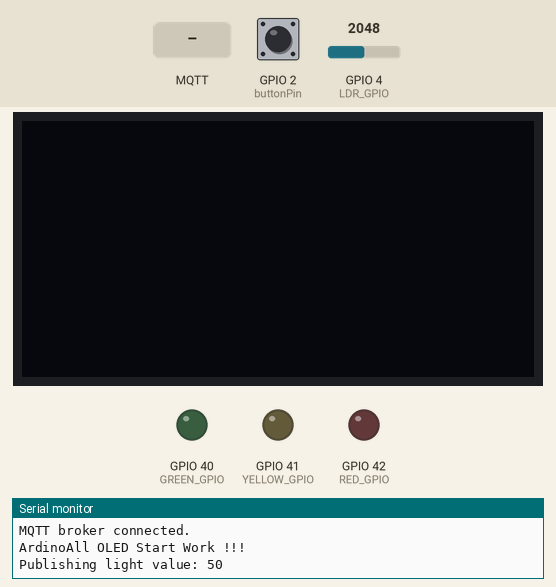
This sketch was run on a simulated ESP32. Parts: 128×64 one-colour display, output pins drawn as LEDs (lit = HIGH), the last lines printed to the serial monitor. Inputs (shaded band) come from the test bench; at power-on: GPIO 2 (buttonPin) HIGH, GPIO 4 (LDR_GPIO) = 2048. WiFi joins after 1.5 s; servers stay silent unless stated; no MQTT or app messages arrive unless stated.

Above: at 2.7 s.
2.8 s: MQTT message "1" arrives on the first subscribed topic
At 3.5 s:
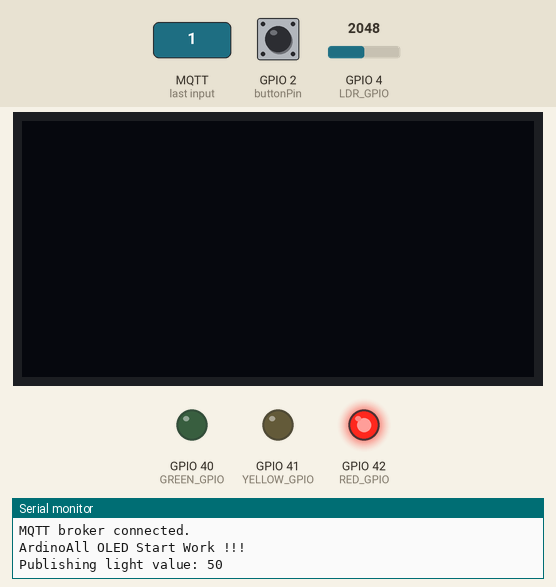
4.3 s: MQTT message "1" arrives on the second subscribed topic
At 4.7 s:
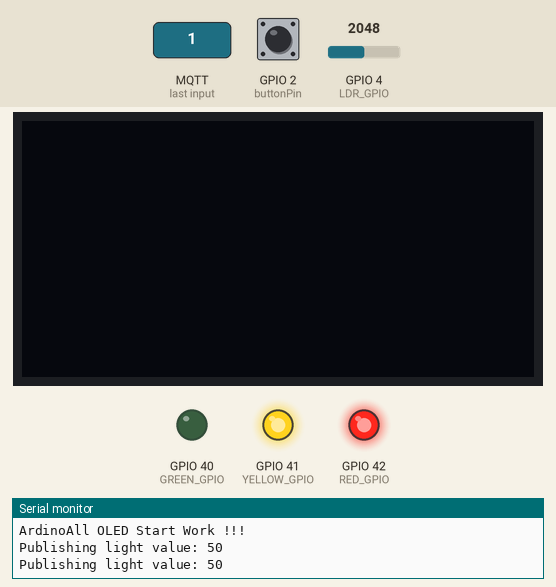
5.8 s: MQTT message "0" arrives on the first subscribed topic
At 7.0 s:
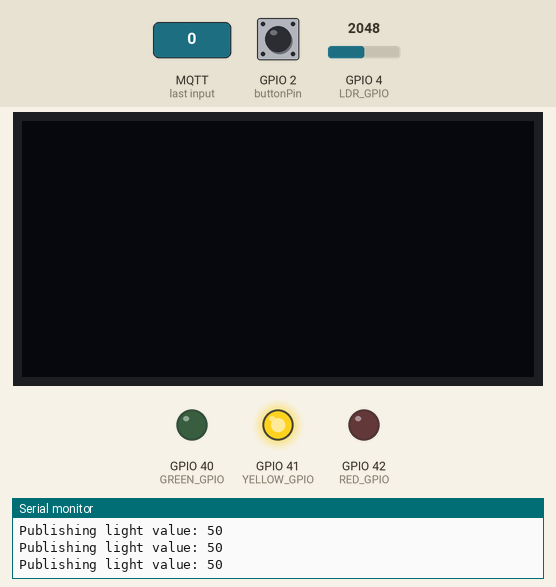
7.3 s: MQTT message "1" arrives on the third subscribed topic
At 8.1 s:
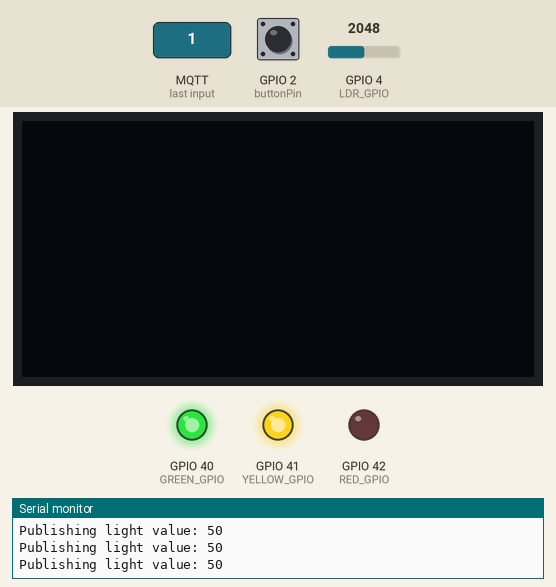
8.8 s: MQTT message "0" arrives on the second subscribed topic
At 9.3 s:
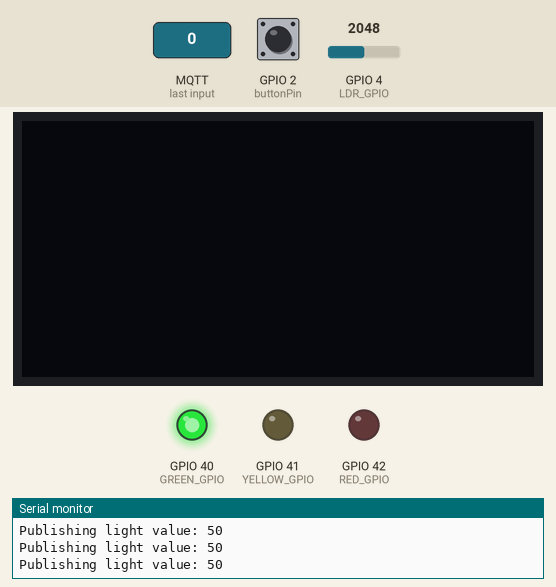
10.3 s: MQTT message "0" arrives on the third subscribed topic
At 11.7 s:
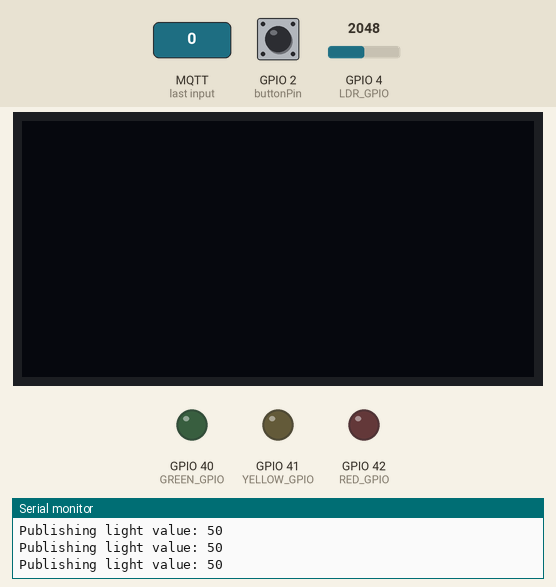
Timing chart, 0 to 12.8 s (numbered marks = the images above; inputs shaded):
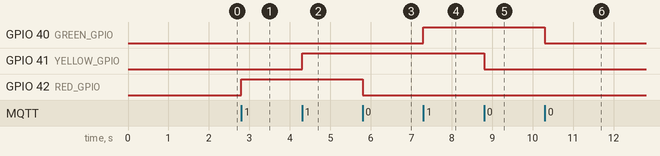

The sketch:

lab81.ino
```cpp
#include <WiFi.h>
#include <PubSubClient.h>
#include "config.h"
#include <SPI.h>
#include <Wire.h>
#include <Adafruit_GFX.h>
#include <Adafruit_SSD1306.h>
#define SCREEN_WIDTH 128 // pixel ความกว้าง
#define SCREEN_HEIGHT 64 // pixel ความสูง
Adafruit_SSD1306 OLED(SCREEN_WIDTH, SCREEN_HEIGHT, &Wire);

#define RED_GPIO       42
#define YELLOW_GPIO    41
#define GREEN_GPIO     40
#define LDR_GPIO       4
#define TOPIC_LIGHT    TOPIC_PREFIX "/light"
#define TOPIC_LED_RED  TOPIC_PREFIX "/led/red"
#define TOPIC_LED_YELLOW  TOPIC_PREFIX "/led/yellow"
#define TOPIC_LED_GREEN  TOPIC_PREFIX "/led/green"
#define TOPIC_MSG TOPIC_PREFIX "/display/text"
#define TOPIC_SW TOPIC_PREFIX "/switch"
const int buttonPin = 2;
int buttonState = 0;
int laststat = 0;
int ispress = 0;
WiFiClient wifiClient;
PubSubClient mqtt(MQTT_BROKER, 1883, wifiClient);
uint32_t last_publish;


void connect_wifi() {
  printf("WiFi MAC address is %s\n", WiFi.macAddress().c_str());
  printf("Connecting to WiFi %s.\n", WIFI_SSID);
  WiFi.mode(WIFI_STA);
  WiFi.begin(WIFI_SSID, WIFI_PASS);
  while (WiFi.status() != WL_CONNECTED) {
    printf(".");
    fflush(stdout);
    delay(500);
  }
  printf("\nWiFi connected.\n");
}


void connect_mqtt() {
  printf("Connecting to MQTT broker at %s.\n", MQTT_BROKER);
  if (!mqtt.connect("", MQTT_USER, MQTT_PASS)) {
    printf("Failed to connect to MQTT broker.\n");
    for (;;) {} // wait here forever
  }
  mqtt.setCallback(mqtt_callback);
  mqtt.subscribe(TOPIC_LED_RED);
  mqtt.subscribe(TOPIC_LED_YELLOW);
  mqtt.subscribe(TOPIC_LED_GREEN);
  mqtt.subscribe(TOPIC_MSG);
  mqtt.subscribe(TOPIC_SW);
  printf("MQTT broker connected.\n");
}


void mqtt_callback(char* topic, byte* payload, unsigned int length) {
  if (strcmp(topic, TOPIC_LED_RED) == 0) {
    payload[length] = 0; // null-terminate the payload to treat it as a string
    int value = atoi((char*)payload);
    if (value == 0) {
      digitalWrite(RED_GPIO, LOW);
    }
    else if (value == 1) {
      digitalWrite(RED_GPIO, HIGH);
    }
    else {
      printf("Invalid payload received.\n");
    }
  }
  if (strcmp(topic, TOPIC_LED_YELLOW) == 0) {
    payload[length] = 0; // null-terminate the payload to treat it as a string
    int value = atoi((char*)payload);
    if (value == 0) {
      digitalWrite(YELLOW_GPIO, LOW);
    }
    else if (value == 1) {
      digitalWrite(YELLOW_GPIO, HIGH);
    }
    else {
      printf("Invalid payload received.\n");
    }
  }
  if (strcmp(topic, TOPIC_LED_GREEN) == 0) {
    payload[length] = 0; // null-terminate the payload to treat it as a string
    int value = atoi((char*)payload);
    if (value == 0) {
      digitalWrite(GREEN_GPIO, LOW);
    }
    else if (value == 1) {
      digitalWrite(GREEN_GPIO, HIGH);
    }
    else {
      printf("Invalid payload received.\n");
    }
  }
  if (strcmp(topic, TOPIC_MSG) == 0) {
    payload[length] = 0; // null-terminate the payload to treat it as a string
    OLED.clearDisplay(); // ลบภาพในหน้าจอทั้งหมด
    OLED.setTextColor(WHITE, BLACK);  //กำหนดข้อความสีขาว ฉากหลังสีดำ
    OLED.setCursor(0, 0); // กำหนดตำแหน่ง x,y ที่จะแสดงผล
    OLED.setTextSize(2); // กำหนดขนาดตัวอักษร
    OLED.println((char*)payload); // แสดงผลข้อความ ALL
    OLED.display(); // สั่งให้จอแสดงผล
    delay(500);
  }
}


void setup() {
  Wire.begin(48, 47);
  pinMode(2, INPUT_PULLUP);
  pinMode(RED_GPIO, OUTPUT);
  digitalWrite(RED_GPIO, 0);
  pinMode(YELLOW_GPIO, OUTPUT);
  digitalWrite(YELLOW_GPIO, 0);
  pinMode(GREEN_GPIO, OUTPUT);
  digitalWrite(GREEN_GPIO, 0);
  connect_wifi();
  connect_mqtt();
  last_publish = 0;
  if (!OLED.begin(SSD1306_SWITCHCAPVCC, 0x3C)) { // สั่งให้จอ OLED เริ่มทำงานที่ Address 0x3C
    Serial.println("SSD1306 allocation failed");
  }
  else {
    Serial.println("ArdinoAll OLED Start Work !!!");
  }
}


void loop() {
  buttonState = digitalRead(buttonPin);
  //ispress != buttonState;
  // check for incoming subscribed topics
  mqtt.loop();


  // publish light value periodically (without using delay)
  uint32_t now = millis();
  if (now - last_publish >= 2000) {
    int level = 100 - (analogRead(LDR_GPIO)*100/4095);
    String payload(level);
    printf("Publishing light value: %d\n", level);
    mqtt.publish(TOPIC_LIGHT, payload.c_str());
    last_publish = now;
  }
  if (buttonState != laststat){
    String payload(buttonState);
    mqtt.publish(TOPIC_SW, payload.c_str());
  }
  laststat = buttonState;
 //if ((digitalRead(2)) == HIGH) {
  //  String payload(buttonState);
  //  mqtt.publish(TOPIC_SW, payload.c_str());
  //}
  //else{
   // String payload(buttonState);
  //  mqtt.publish(TOPIC_SW, payload.c_str());
  //}
}
```

config.h
```cpp
#define WIFI_SSID    "MeowNoi"
#define WIFI_PASS    "iloveyoasobi"
#define MQTT_BROKER  "iot.cpe.ku.ac.th"
#define MQTT_USER    "b6610502005"  // ไม่ต้องใส่เครื่องหมาย <>
#define MQTT_PASS    "jiraphat.srit@ku.th"      // ไม่ต้องใส่เครื่องหมาย <>
#define TOPIC_PREFIX "b6610502005"  // ไม่ต้องใส่เครื่องหมาย <>
```

Measured:
- after the input at 2.8 s, GPIO 42 (RED_GPIO): LOW → HIGH at once
- after the input at 4.3 s, GPIO 41 (YELLOW_GPIO): LOW → HIGH at once
- after the input at 5.8 s, GPIO 42 (RED_GPIO): HIGH → LOW at once
- after the input at 7.3 s, GPIO 40 (GREEN_GPIO): LOW → HIGH at once
- after the input at 8.8 s, GPIO 41 (YELLOW_GPIO): HIGH → LOW at once
- after the input at 10.3 s, GPIO 40 (GREEN_GPIO): HIGH → LOW at once
